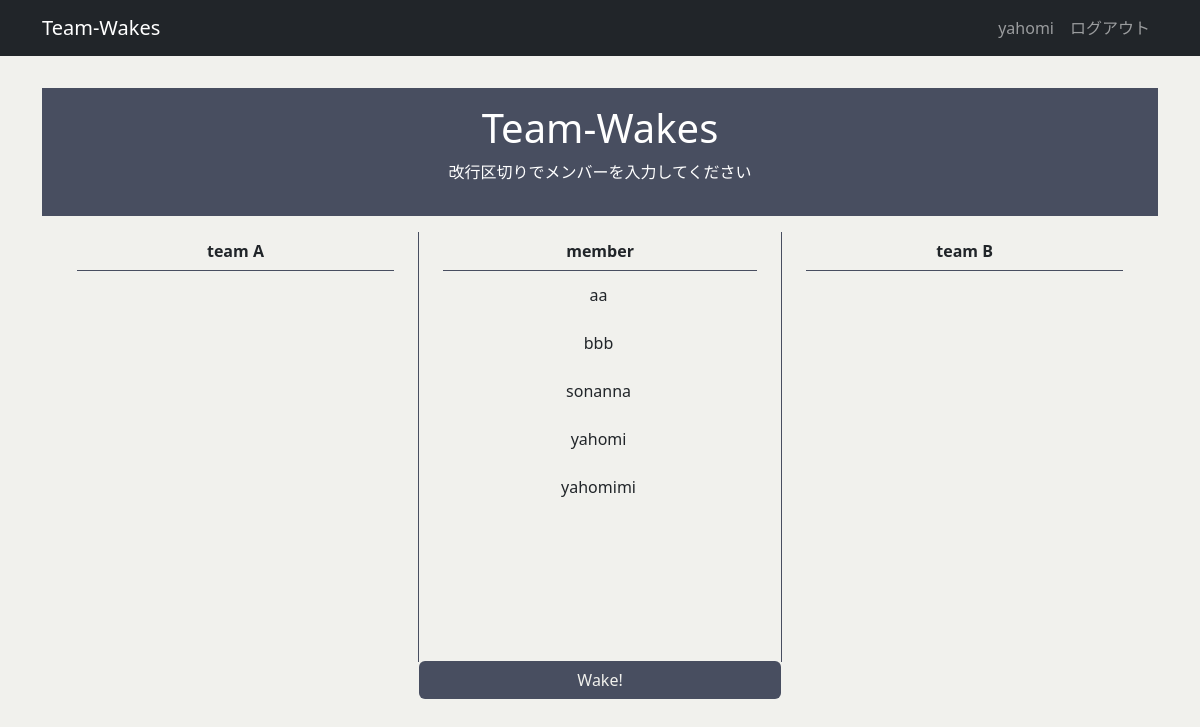
The page /wakes/2/ (signed in) on the database as committed earlier.
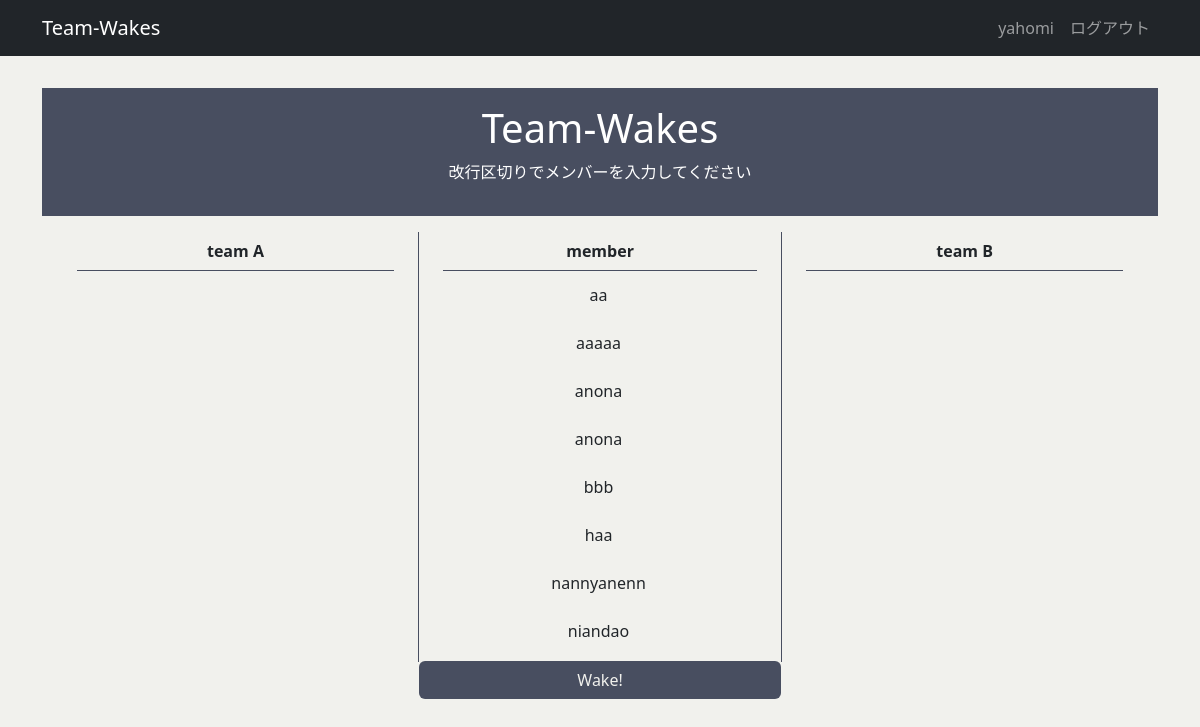
The same page on the database as committed later.
### wakes/models.py (models this page shows, shortened)
class Member(models.Model):
    name = models.CharField('名前', max_length=12, blank=False)
    created_by = models.ForeignKey(settings.AUTH_USER_MODEL, verbose_name="作成者", on_delete=models.CASCADE)
    class Meta:
        db_table = 'members'

### wakes/views.py (the view)
# urls.py: path('<int:wake_id>/', wake_detail, name='wake_detail'),
@login_required
def wake_detail(request, wake_id):
    user_id = request.user.id
    wake = get_object_or_404(Wake, pk=wake_id)
    members = Member.objects.filter(created_by_id=user_id)
    members = members.order_by('name')
    if wake.created_by.id != request.user.id:
        return HttpResponseForbidden('このWakeの閲覧は許可されていません')
    context= {
        'wake': wake,
        'members': members
    }
    return render(request, 'wakes/wake_detail.html', context)

### templates/wakes/wake_detail.html (shortened to what this page needs)
{% extends 'base.html' %}
{% load static %}
{% block main %}
  <div class="sub-welcome">
    <h1 class="title">Team-Wakes</h1>
    <p class="subtitle">改行区切りでメンバーを入力してください</p>
  </div>
  <div class="content">
    <div class="team-a">
      <h2 class="content-head">team A</h2>
    </div>
    <div class="member">
      <h2 class="content-head">member</h2>
      <div class="member-container">
        <ul class="member-list-ul">
          {% for member in members %}
            <li class="member-list">{{ member.name }}</li>
          {% endfor %}
        </ul>
      </div>
      <button type="button" value="Wake!" class="btn btn-color btn-classic" id="try-js" onclick="wakeTeam()">Wake!</button>
    </div>
    <div class="team-b">
      <h2 class="content-head">team B</h2>
    </div>
  </div>
{% endblock main %}

Rows that differ between the two databases and show on the page:
no longer on this page (row unchanged): Member: name "sonanna"
no longer on this page (row unchanged): Member: name "yahomi"
no longer on this page (row unchanged): Member: name "yahomimi"
added Member: name "aaaaa"
added Member: name "anona"
added Member: name "anona"
added Member: name "haa"
added Member: name "nannyanenn"
added Member: name "niandao"
